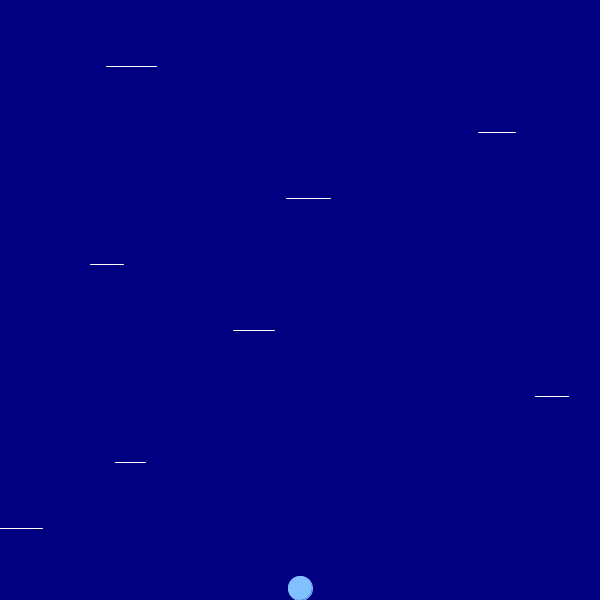
Frame 1 (no input)
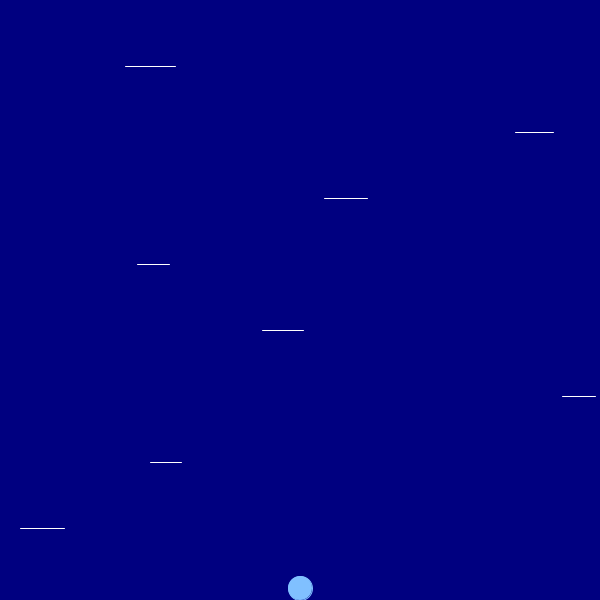
Frame 60 (the mouse pressed at the canvas centre just before this capture)
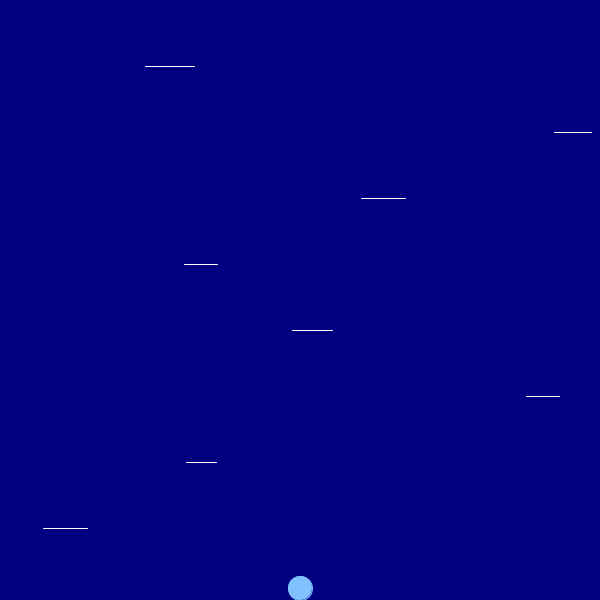
Frame 120 (the mouse held since frame 60 and released just before this capture)

The Processing sketch that drew these frames (run headless with seeded random() and noise(); from frame 60 on, the mouse is pressed at the canvas centre):

// Processing sketch: enshu_1
// ── enshu_1.pde
float myX, myY; // 自キャラ中央のx, y座標
float myDx, myDy; // 自キャラのx, y方向の変化量
float r = 12.0;
float initDy = 3.54;// 自キャラ・敵キャラの半径
int mode; // 0 : 通常モード，1 : ジャンプモード
float moveL= 1.0; // キーボード操作によるx方向の変化量
int floorNum= 8; // 床の数
float [] floorX= new float [ floorNum]; // 床のx 座標
float [] floorY= new float [ floorNum]; // 床のy 座標
float [] floorDx= new float [ floorNum]; // 床のx 方向の変化量
float [] floorHalfW= new float [ floorNum];
// 床の幅の半分の長さ
int onTheFloor;
void setup(){
size(600, 600); // 600×600のウィンドウを作成
frameRate(120); // フレームレートを120に設定
textSize(30); // 文字サイズを30に設定
textAlign(CENTER, CENTER);
// 文字表示位置を水平，垂直とも中央に設定
setupMyChara();
// 自キャラの初期設定を行うsetupMyChara()の呼び出し
setupFloor();
}

void draw(){
background(0, 0, 128); // 背景色を(0, 0, 128)に設定
floorMove();
myCharaMove(); // 自キャラの移動を行うmyCharaMove()の呼び出し
}
// 自キャラの初期設定を行う関数
void setupMyChara(){
  onTheFloor= -1; // onTheFloorを床の上にいない状態(-1)に設定
  myX = width/2; // 自キャラのx座標myXをウィンドウの中央に設定
  myY = height-r ; // 自キャラのy座標myYをウィンドウの下端に接する
// 位置(height-r)に設定

mode = 0; // modeを通常モード(0)に設定
}
// 自キャラの移動を行う関数
void myCharaMove(){
myCharaKey();
CollisionDetectBottom();
CollisionDetectTop();
// 自キャラのキーボードによる操作を行うmyCharaKey()の呼び出し
myCharaUpdateX();
myCharaUpdateY();
// 自キャラのx座標の更新を行うmyCharaUpdateX()の呼び出し
myCharaDraw(); // 自キャラの表示を行うmyCharaDraw()の呼び出し
}


void myCharaKey(){
if(mode == 0){ // 通常モード(modeが0)ならば
if(keyPressed) { // キーが押されていれば
switch(keyCode){ // keyCodeの値により処理を分岐
case  LEFT: // ←キーならば
myDx = -moveL;
break;
// 自キャラのx方向の変化量myDxを-moveL(左向き)に設定
case RIGHT: // →キーならば
myDx = moveL;
// 自キャラのx方向の変化量myDxをmoveL(右向き)に設定
break;
case UP:
mode = 1;
myDy = -initDy;
onTheFloor = -1;
break;
default: // それ以外の特殊キーならば
myDx = 0; // 自キャラのx方向の変化量myDxを0に設定
break;
}
}else{ // キーが押されていなければ
myDx = 0; // 自キャラのx方向の変化量myDxを0に設定
}
}
}


void myCharaUpdateX(){
  if(onTheFloor >= 0){
    myDx += floorDx[onTheFloor];
    if(abs(myX-floorX[onTheFloor]) >=floorHalfW[onTheFloor] ){
// 自キャラが乗っている床から離れたら(自キャラと乗っている床の中心
// との距離abs(myX-floorX[onTheFloor])がその床の幅の半分の
// 長さfloorHalfW[onTheFloor]以上になったら)
onTheFloor= -1;
// onTheFloorを床の上にいない状態(-1)に設定
myDy = 0; // 自キャラのy方向の変化量を0に設定
mode =1; // modeをジャンプモード(1)に設定
}
}
if(myX <= 0){ // 自キャラがウィンドウの左端に到達したら
if(mode == 1){ // ジャンプモード(modeが1)ならば
myDx = myDx*-1; // 自キャラのx方向の変化量myDxの符号を反転
}else{ // それ以外(通常モード)ならば
myDx = 0; // 自キャラのx方向の変化量myDxを0に設定
// (移動を停止)
myX = r;
// 自キャラのx座標myXを左端に接した位置(r)に設定
}

}else if(myX == width){ // 自キャラがウィンドウの右端に到達したら
if( mode == 1){ // ジャンプモード(modeが1)ならば
myDx = myDx*-1; // 自キャラのx方向の変化量myDxの符号を反転
}else{ // それ以外(通常モード)ならば
myDx = 0; // 自キャラのx方向の変化量myDxを0に設定
// (移動を停止)
myX = width-r; // 自キャラのx座標myXを右端に接した位置
// (width-r)に設定
}
}


myX += myDx; // 自キャラのx座標myXをx方向の変化量myDxだけ更新
}

void myCharaUpdateY(){
  float dMoveL = 0.06;
  if(mode == 1){
    if(myDy<initDy){
      myDy+=dMoveL;
    }
  if(myY > height-r){
    mode = 0;
    myDy = 0;
    myY = height-r;
  }else if(myY == 0){
    fill(255);
    text("Congratulations",width/2,height/2);
    noLoop();
  }
  myY += myDy;
  }
}

void CollisionDetectBottom(){
if(mode == 1 && myDy< 0){ // ジャンプモード(modeが1)であり，
// 自キャラのy方向の変化量myDyが負(上昇中)ならば
for(int i= 0; i< floorNum; i++){ // 各床に対して
if(checkCollisionFloor(i)){ // 床iと自キャラが衝突していたら
myY= floorY[i] + r;
// 自キャラのy座標myYを床iの下(floorY[i]+r)に設定
myDy = myDy*-1; // 自キャラのy方向の変化量myDyの符号を反転
}
}
}
}
void CollisionDetectTop(){
if(mode == 1 && myDy> 0){ // ジャンプモード(modeが1)であり，
// 自キャラのy方向の変化量myDyが正(下降中) ならば
for(int i= 0; i< floorNum; i++){ // 各床に対して
if(checkCollisionFloor(i)){ // 床iと自キャラが衝突していたら
onTheFloor = i; // onTheFloorをiに設定
myY= floorY[i] -r;
// 自キャラのy座標myYを床iの上(floorY[i]-r)に設定
myY =floorY[i]-r;
mode = 0;
}
}
}
}
boolean checkCollisionFloor(int fn){
if(abs(floorY[fn]-myY) < r
&& abs(floorX[fn]-myX) <= floorHalfW[fn]){
// 床fnと自キャラのy座標の距離が自キャラの半径r未満
// かつ床fnと自キャラのx座標の距離が床fnの幅の半分
// floorHalfW[fn]未満ならば
return true; // trueを返す
}else{ // それ以外ならば
return false; // falseを返す
}
}
// 自キャラのy方向の変化量を0に設定(移動を停止)
void setupFloor(){
  for(int i = 0;i<floorNum;i++){
    floorHalfW[i] = random(30,60 );
// 床iの幅の半分floorHalfW[i]を30～60の範囲でランダムに決定
floorX[i] = random (0,width);
// 床iのx座標floorX[i]をウィンドウにおさまる範囲でランダムに決定
if(floorX[i] <CENTER ){
  floorDx[i] = random(0.3 ,0.8 );
// 床iのx方向の変化量floorDx[i]を0.3～0.8の範囲で
// ランダムに決定
}else{ // それ以外の場合は
floorDx[i] = -random(-0.8 ,-0.3 );
// 床iの方向の変化量floorDx[i]を－0.8～－0.3の範囲で
// ランダムに決定
}
floorY[i] = height/(floorNum+1)*(i+1);
// 床iのy座標floorY[i]をウィンドウの高さを(floorNum+1)
// 等分した位置に設定
}
}
  void floorMove(){
for(int i= 0; i< floorNum; i++){ // すべての床に対して
if(floorX[i] <0 || width< floorX[i]){
// 床iが左端もしくは右端に到達したら
floorDx[i] = floorDx[i]*-1;
// 床iのx方向の変化量floorDx[i]の符号を反転
}
floorX[i] += floorDx[i];
stroke(255); // 線の色を白に設定
strokeWeight(1); //線の太さを1に設定
line( floorX[i]-floorHalfW[i], floorY[i],floorX[i] ,floorY[i] );
// (floorX[i], floorY[i])が中心となるような
// floorHalfW[i]*2の長さの直線を描画
}
}
  
// 床iのx座標floorX[i]がウィンドウの中央より左にあれば
// 自キャラの表示を行う関数
void myCharaDraw(){
stroke(128,192,255); // 自キャラの線の色を(128, 192, 255)に設定
fill(128,192,255); // 自キャラの塗りつぶし色を(128, 192, 255)に設定
ellipse(myX,myY,r*2,r*2); // (myX, myY)を中心とする半径r(直径r*2)の円を描画
}
